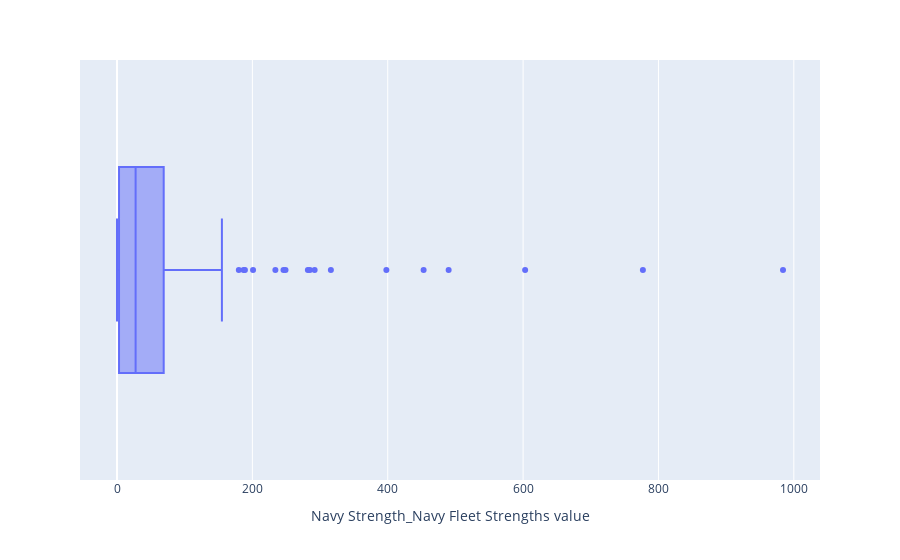

Notebook cell for this chart:
### Code cell
fig = px.box(value_df,
             x=value_df["Navy Strength_Navy Fleet Strengths value"],
             hover_name=value_df["country"])

fig.show()

### Figure 1 — Plotly figure (JSON) as saved in the notebook; plotly's stock layout.template omitted (floating-point values rounded to 4 significant figures; data arrays with more than 128 entries replaced by an {"elided": "..."} marker saying what was removed)
{"data": [{"alignmentgroup": "True", "hovertemplate": "<b>%{hovertext}</b><br><br>Navy Strength_Navy Fleet Strengths value=%{x}<extra></extra>", "hovertext": {"elided": "138 str values"}, "legendgroup": "", "marker": {"color": "#636efa"}, "name": "", "notched": false, "offsetgroup": "", "orientation": "h", "showlegend": false, "type": "box", "x": {"elided": "138 int values"}, "x0": " ", "xaxis": "x", "y0": " ", "yaxis": "y"}], "layout": {"boxmode": "group", "legend": {"tracegroupgap": 0}, "margin": {"t": 60}, "xaxis": {"anchor": "y", "domain": [0, 1], "title": {"text": "Navy Strength_Navy Fleet Strengths value"}}, "yaxis": {"anchor": "x", "domain": [0, 1]}}}
